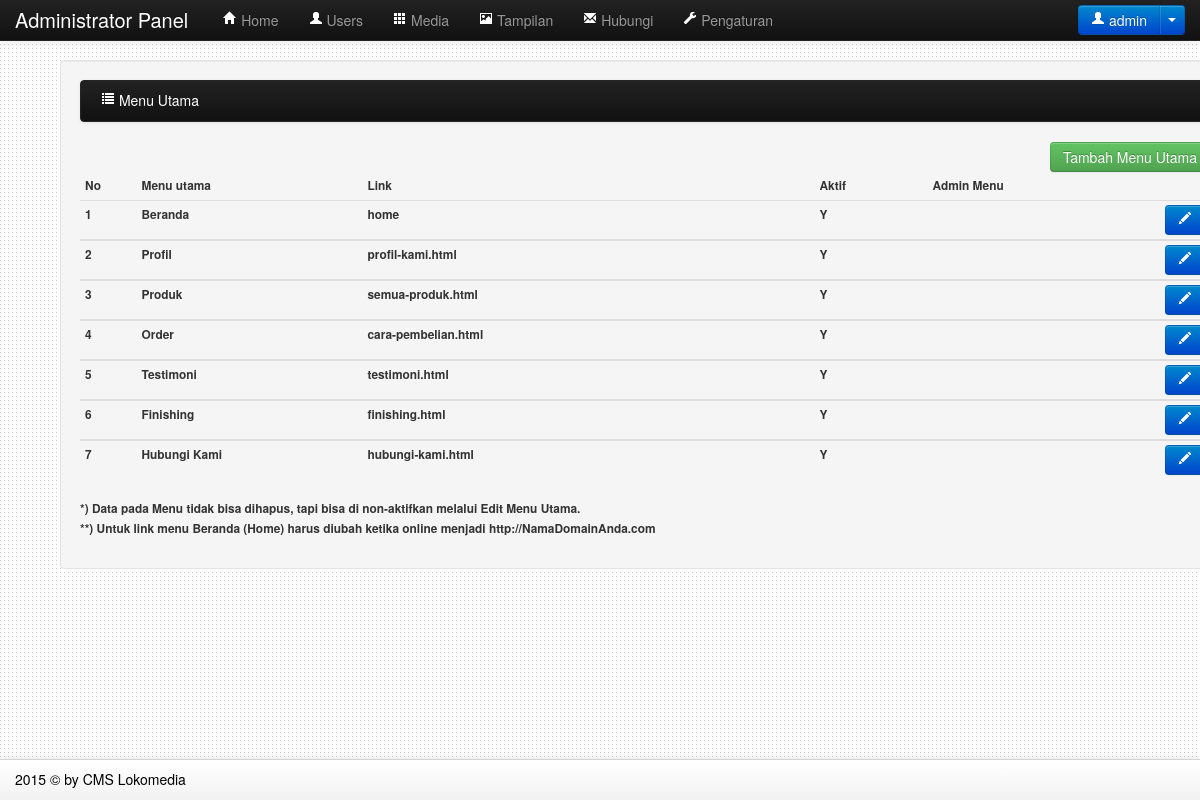
Screenshot of /adminweb/media.php?module=menuutama (signed in) with the database file from the repository.
### tables this page shows
CREATE TABLE IF NOT EXISTS `mainmenu` (
  `id_main` int(5) NOT NULL AUTO_INCREMENT,
  `nama_menu` varchar(50) DEFAULT NULL,
  `link` varchar(100) DEFAULT NULL,
  `aktif` enum('Y','N') NOT NULL DEFAULT 'Y',
  PRIMARY KEY (`id_main`)
);

### adminweb/modul/mod_menuutama/menuutama.php (the view, shortened to what this page needs)
<?php
 if (empty($_SESSION['username']) AND empty($_SESSION['passuser'])){
  echo "<link href='style.css' rel='stylesheet' type='text/css'>
 <center>Untuk mengakses modul, Anda harus login <br>";
  echo "<a href=../../index.php><b>LOGIN</b></a></center>";
}
else{
switch($_GET[act]){
  default:
    echo "<div class='well'>
		  <div class='navbar navbar-inverse'>
		  <div class='navbar-inner'>
		  <div class='container'>
		  <ul class='nav'>
		  <li><div style='color:white; padding-top:9px; text-align:left;'>
		  <i class='icon-list icon-white'></i> Menu Utama</div></li>
		  </ul>
		  </div>
		  </div>
		  </div><h6>
		  <input type=button value='Tambah Menu Utama'
		  onclick=location.href='?module=menuutama&act=tambahmenuutama' class='btn btn-success pull-right'><br />
          <table class='table table-condensed' width=100%>
          <thead><tr><th>No</th><th>Menu utama</th><th>Link</th><th>Aktif</th><th>Admin Menu</th></tr></thead>";
    $tampil=mysql_query("SELECT * FROM mainmenu");
    $no=1;
    while ($r=mysql_fetch_array($tampil)){
       echo "<tbody><tr>
	   		 <td width='5%'>$no</td>
             <td width='20%'>$r[nama_menu]</td>
             <td width='40%'>$r[link]</td>
             <td width='10%'>$r[aktif]</td>
			 <td width='10%'>$r[adminmenu]</td>
             <td><a href=?module=menuutama&act=editmenuutama&id=$r[id_main] class='btn btn-primary pull-right'><i class='icon-pencil icon-white'></i></a>
             </td></tr></tbody>";
      $no++;
    }
    echo "</table>";
    echo "<div id=paging>*) Data pada Menu tidak bisa dihapus, tapi bisa di non-aktifkan melalui Edit Menu Utama.<br>
                         **) Untuk link menu Beranda (Home) harus diubah ketika online menjadi http://NamaDomainAnda.com
          </div></h6></div>";
    break;
}
}
?>

### rows the page displays
mainmenu: nama_menu "Beranda", link "home", aktif "Y"
mainmenu: nama_menu "Profil", link "profil-kami.html", aktif "Y"
mainmenu: nama_menu "Produk", link "semua-produk.html", aktif "Y"
mainmenu: nama_menu "Order", link "cara-pembelian.html", aktif "Y"
mainmenu: nama_menu "Testimoni", link "testimoni.html", aktif "Y"
mainmenu: nama_menu "Finishing", link "finishing.html", aktif "Y"
mainmenu: nama_menu "Hubungi Kami", link "hubungi-kami.html", aktif "Y"

### other values shown
$_SESSION[namauser] "admin"
